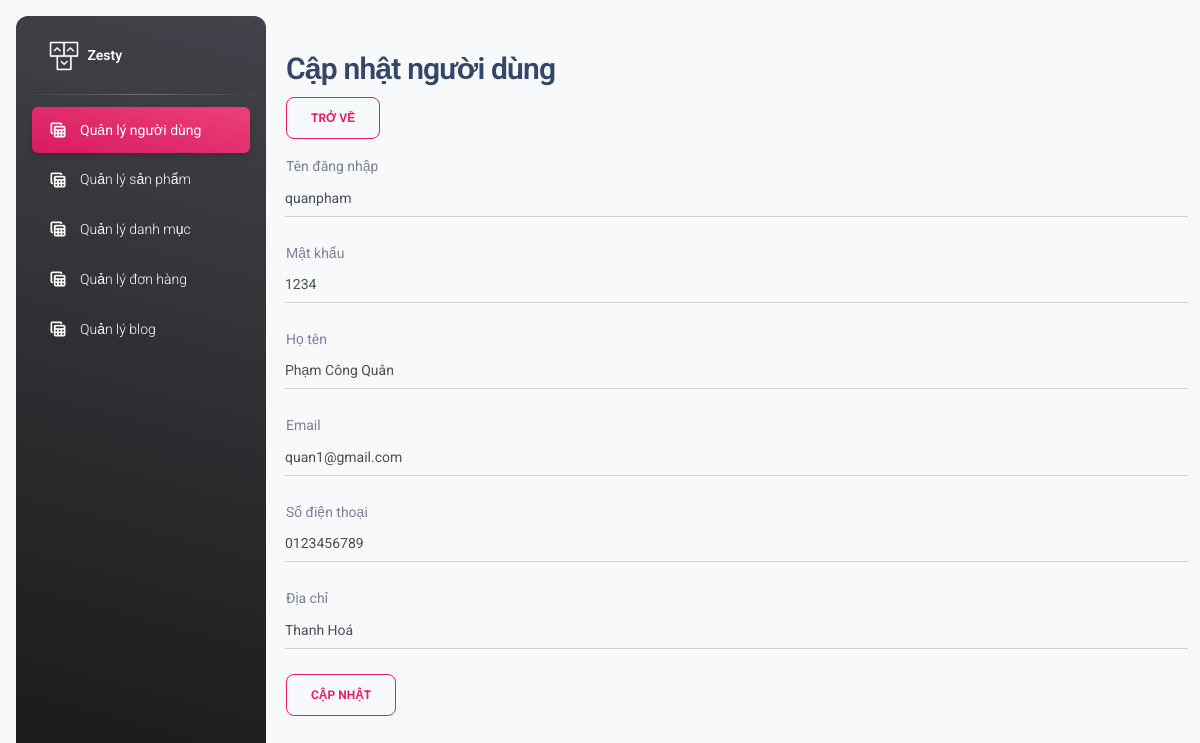
Screenshot of /admin/admin_edit_users.php?id=1 with the database file from the repository.
### tables this page shows
CREATE TABLE `thanhvien` (
  `MaThanhVien` int(11) NOT NULL,
  `MatKhau` varchar(255) NOT NULL,
  `TenDangNhap` varchar(255) NOT NULL,
  `SDT` varchar(20) DEFAULT NULL,
  `Email` varchar(255) DEFAULT NULL,
  `HoTen` varchar(255) DEFAULT NULL,
  `DiaChiNhanHang` text DEFAULT NULL,
  `NgaySinh` date DEFAULT NULL
);

### admin/admin_edit_users.php (the view, shortened to what this page needs)
<!DOCTYPE html>
<html lang="en">
<head>
    <?php
        include_once('../components/assets_admin.php');
        include_once('../components/connection.php');
        if ($_SERVER["REQUEST_METHOD"] == "POST") {
            $id = $_GET['id'];
            $tendangnhap = $_POST['tendangnhap'];
            $matkhau = $_POST['matkhau'];
            $hoten = $_POST['hoten'];
            $email = $_POST['email'];
            $sdt = $_POST['sdt'];
            $diachi = $_POST['diachi'];
            $query = "UPDATE thanhvien SET TenDangNhap = '$tendangnhap', MatKhau = '$matkhau', HoTen = '$hoten', Email = '$email', SDT = '$sdt', DiaChiNhanHang = '$diachi' WHERE MaThanhVien = '$id'";
            $result = mysqli_query($conn, $query);
            if ($result) {
                $message = "Cập nhật thông tin người dùng thành công!";
            } else {
                $message = "Lỗi! Không thể cập nhật thông tin người dùng.";
            }
        } else {
            if (isset($_GET['id'])) {
                $id = $_GET['id'];
                $query = "SELECT * FROM thanhvien WHERE MaThanhVien = '$id'";
                $result = mysqli_query($conn, $query);
                if ($result) {
                    $row = mysqli_fetch_assoc($result);
                    $tendangnhap = $row['TenDangNhap'];
                    $matkhau = $row['MatKhau'];
                    $hoten = $row['HoTen'];
                    $email = $row['Email'];
                    $sdt = $row['SDT'];
                    $diachi = $row['DiaChiNhanHang'];
                }
            }
        }
    ?>
</head>
<body class="g-sidenav-show bg-gray-100">
<aside class="sidenav navbar navbar-vertical navbar-expand-xs border-0 border-radius-xl my-3 fixed-start ms-3   bg-gradient-dark" id="sidenav-main">
        <div class="sidenav-header">
            <a class="navbar-brand m-0" href=" https://demos.creative-tim.com/material-dashboard/pages/dashboard " target="_blank">
            <img src="../assets_admin/img/logo-ct.png" class="navbar-brand-img h-100" alt="main_logo">
            <span class="ms-1 font-weight-bold text-white">Zesty</span>
            </a>
        </div>
        <hr class="horizontal light mt-0 mb-2">
        <div class="collapse navbar-collapse  w-auto " id="sidenav-collapse-main">
            <ul class="navbar-nav">
            <li class="nav-item">
            <a class="nav-link text-white active bg-gradient-primary" href="admin_users_list.php">
                <div class="text-white text-center me-2 d-flex align-items-center justify-content-center">
                    <i class="material-icons opacity-10">table_view</i>
                </div>
                <span class="nav-link-text ms-1">Quản lý người dùng</span>
            </a>
            </li>
            <li class="nav-item">
            <a class="nav-link text-white " href="admin_product.php">
                <div class="text-white text-center me-2 d-flex align-items-center justify-content-center">
                    <i class="material-icons opacity-10">table_view</i>
                </div>
                <span class="nav-link-text ms-1">Quản lý sản phẩm</span>
            </a>
            </li>
            <li class="nav-item">
            <a class="nav-link text-white " href="admin_category.php">
                <div class="text-white text-center me-2 d-flex align-items-center justify-content-center">
                    <i class="material-icons opacity-10">table_view</i>
                </div>
                <span class="nav-link-text ms-1">Quản lý danh mục</span>
            </a>
            </li>
            <li class="nav-item">
            <a class="nav-link text-white " href="admin_cart.php">
                <div class="text-white text-center me-2 d-flex align-items-center justify-content-center">
                    <i class="material-icons opacity-10">table_view</i>
                </div>
                <span class="nav-link-text ms-1">Quản lý đơn hàng</span>
            </a>
            </li>
            <li class="nav-item">
            <a class="nav-link text-white " href="admin_blog.php">
                <div class="text-white text-center me-2 d-flex align-items-center justify-content-center">
                    <i class="material-icons opacity-10">table_view</i>
                </div>
                <span class="nav-link-text ms-1">Quản lý blog</span>
            </a>
            </li>
        </div>
        </aside>
        <main class="main-content border-radius-lg ">
            <nav class="navbar navbar-main navbar-expand-lg px-0 mx-4 shadow-none border-radius-xl" id="navbarBlur" data-scroll="true">
            <div class="container-fluid py-1 px-3">
            </div>
            </nav>
        <div class="container-fluid py-4">
            <h3>Cập nhật người dùng</h3>
            <div>
                <button type="button" class="btn btn-outline-primary" onclick="location.href='admin_users_list.php';">Trở về</button>
            </div>
            <form action="" method="post">
                <div class="input-group input-group-static mb-4">
                    <label>Tên đăng nhập</label>
                    <input type="text" name="tendangnhap" class="form-control" value="<?php echo $tendangnhap; ?>">
                </div>
                <div class="input-group input-group-static mb-4">
                    <label>Mật khẩu</label>
                    <input type="text" name="matkhau" class="form-control" value="<?php echo $matkhau; ?>">
                </div>
                <div class="input-group input-group-static mb-4">
                    <label>Họ tên</label>
                    <input type="text" name="hoten" class="form-control" value="<?php echo $hoten; ?>">
                </div>
                <div class="input-group input-group-static mb-4">
                    <label>Email</label>
                    <input type="text" name="email" class="form-control" value="<?php echo $email; ?>">
                </div>
                <div class="input-group input-group-static mb-4">
                    <label>Số điện thoại</label>
                    <input type="text" name="sdt" class="form-control" value="<?php echo $sdt; ?>">
                </div>
                <div class="input-group input-group-static mb-4">
                    <label>Địa chỉ</label>
                    <input type="text" name="diachi" class="form-control" value="<?php echo $diachi; ?>">
                </div>
                <div>
                    <button type="submit" class="btn btn-outline-primary">Cập nhật</button>
                </div>
            </form>
        </div>
        </main>
    </body>
</html>

### rows the page displays
thanhvien: tendangnhap "quanpham", matkhau "1234", hoten "Phạm Công Quân", email "quan1@gmail.com", sdt "0123456789", diachi "Thanh Hoá"
